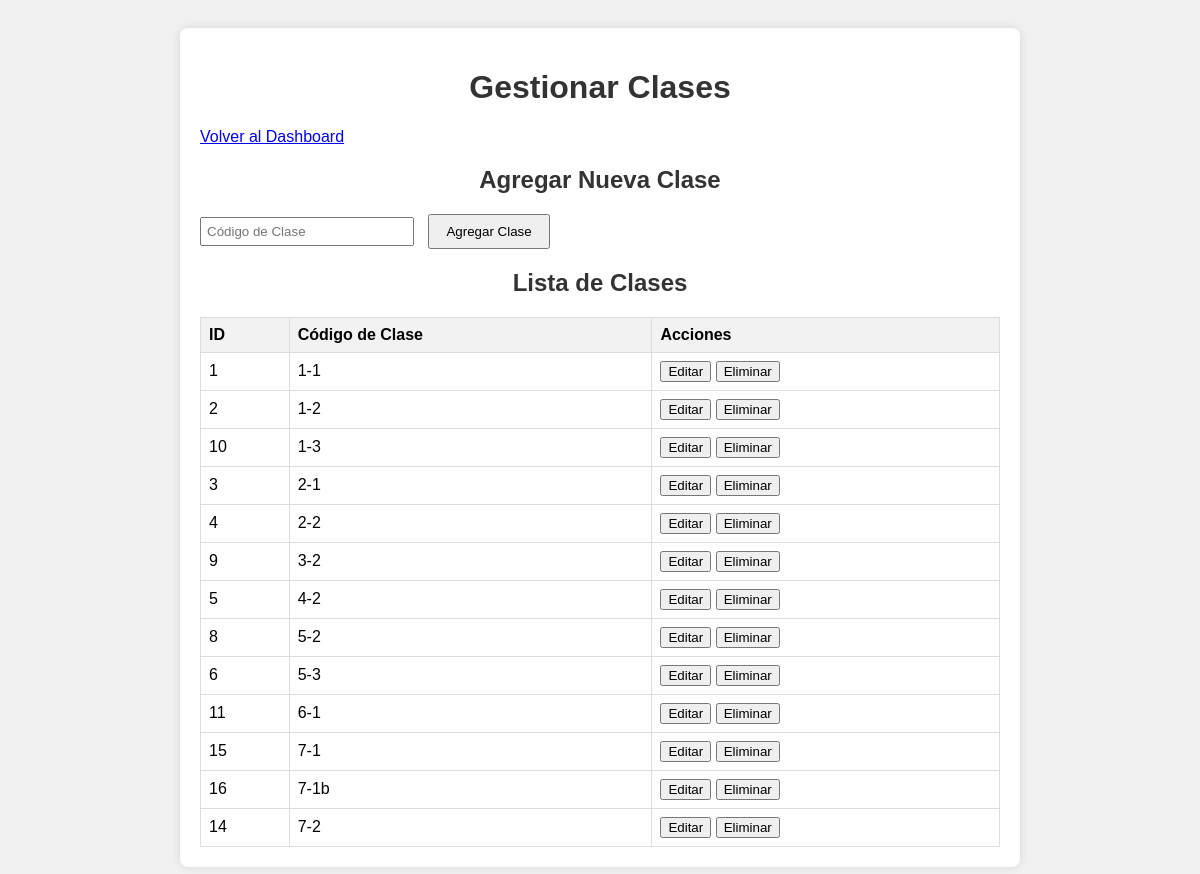
Screenshot of /manage_classes.php (signed in) with the database file from the repository.
### tables this page shows
CREATE TABLE `classes` (
  `id` int(11) NOT NULL,
  `class_code` varchar(5) NOT NULL
);

### manage_classes.php (the view, shortened to what this page needs)
<?php
include 'db.php';
$sql = "SELECT id, class_code FROM classes";
$result = $conn->query($sql);
?>
<!DOCTYPE html>
<html lang="en">
<head>
</head>
<body>
    <div class="container">
        <h1>Gestionar Clases</h1>
        <a href="admin_dashboard.php">Volver al Dashboard</a>
        <div class="form-container" id="add_class_form">
            <h2>Agregar Nueva Clase</h2>
            <form method="POST" action="<?php echo htmlspecialchars($_SERVER["PHP_SELF"]); ?>">
                <input type="text" id="class_code" name="class_code" placeholder="Código de Clase" required>
                <button type="submit" name="add_class">Agregar Clase</button>
            </form>
        </div>
        <h2>Lista de Clases</h2>
        <table>
            <tr>
                <th>ID</th>
                <th>Código de Clase</th>
                <th>Acciones</th>
            </tr>
            <?php
            if ($result->num_rows > 0) {
                while ($row = $result->fetch_assoc()) {
                    echo "<tr>
                            <td>{$row['id']}</td>
                            <td>{$row['class_code']}</td>
                            <td>
                                <button onclick=\"showEditForm('{$row['id']}', '{$row['class_code']}')\">Editar</button>
                                <form method='POST' action='' style='display:inline;' onsubmit='return confirmDelete();'>
                                    <input type='hidden' name='id' value='{$row['id']}'>
                                    <button type='submit' name='delete_class'>Eliminar</button>
                                </form>
                            </td>
                          </tr>";
                }
            } else {
                echo "<tr><td colspan='3'>No hay clases registradas</td></tr>";
            }
            ?>
        </table>
    </div>
</body>
</html>

### manage_classes.php (style rules this page uses)
body { font-family: Arial, sans-serif; background-color: #f0f0f0; padding: 20px; }
.container { max-width: 800px; margin: 0 auto; background-color: #fff; padding: 20px; border-radius: 8px; box-shadow: 0 0 10px rgba(0, 0, 0, 0.1); }
h1, h2 { text-align: center; color: #333; }
table { width: 100%; border-collapse: collapse; margin-top: 20px; }
table, th, td { border: 1px solid #ddd; padding: 8px; text-align: left; }
th { background-color: #f2f2f2; }
.form-container { margin-top: 20px; }
.form-container input[type="text"] { width: 200px; padding: 5px; margin-right: 10px; }
.form-container button { padding: 8px 16px; cursor: pointer; }

### rows the page displays
classes: id "1", class_code "1-1"
classes: id "2", class_code "1-2"
classes: id "10", class_code "1-3"
classes: id "3", class_code "2-1"
classes: id "4", class_code "2-2"
classes: id "9", class_code "3-2"
classes: id "5", class_code "4-2"
classes: id "8", class_code "5-2"
classes: id "6", class_code "5-3"
classes: id "11", class_code "6-1"
classes: id "15", class_code "7-1"
classes: id "16", class_code "7-1b"
classes: id "14", class_code "7-2"
